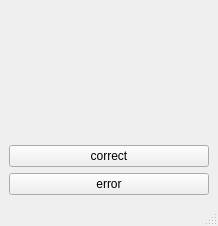
<?xml version="1.0" encoding="UTF-8"?>
<ui version="4.0">
 <class>MainWindow</class>
 <widget class="QMainWindow" name="MainWindow">
  <property name="geometry">
   <rect>
    <x>0</x>
    <y>0</y>
    <width>218</width>
    <height>226</height>
   </rect>
  </property>
  <property name="windowTitle">
   <string>MainWindow</string>
  </property>
  <widget class="QWidget" name="centralwidget">
   <layout class="QVBoxLayout" name="verticalLayout">
    <property name="spacing">
     <number>6</number>
    </property>
    <item>
     <layout class="QVBoxLayout" name="verticalLayout_2">
      <property name="spacing">
       <number>0</number>
      </property>
      <property name="sizeConstraint">
       <enum>QLayout::SetMinimumSize</enum>
      </property>
      <item>
       <widget class="LabeledEdit" name="widget" native="true"/>
      </item>
      <item>
       <widget class="LabeledEdit" name="widget_2" native="true"/>
      </item>
     </layout>
    </item>
    <item>
     <widget class="QPushButton" name="pushButton_2">
      <property name="focusPolicy">
       <enum>Qt::NoFocus</enum>
      </property>
      <property name="text">
       <string>correct</string>
      </property>
     </widget>
    </item>
    <item>
     <widget class="QPushButton" name="pushButton">
      <property name="focusPolicy">
       <enum>Qt::NoFocus</enum>
      </property>
      <property name="text">
       <string>error</string>
      </property>
     </widget>
    </item>
   </layout>
  </widget>
  <widget class="QMenuBar" name="menubar">
   <property name="geometry">
    <rect>
     <x>0</x>
     <y>0</y>
     <width>218</width>
     <height>23</height>
    </rect>
   </property>
  </widget>
  <widget class="QStatusBar" name="statusbar"/>
 </widget>
 <customwidgets>
  <customwidget>
   <class>LabeledEdit</class>
   <extends>QWidget</extends>
   <header location="global">labelededit.h</header>
   <container>1</container>
  </customwidget>
 </customwidgets>
 <resources/>
 <connections/>
</ui>
